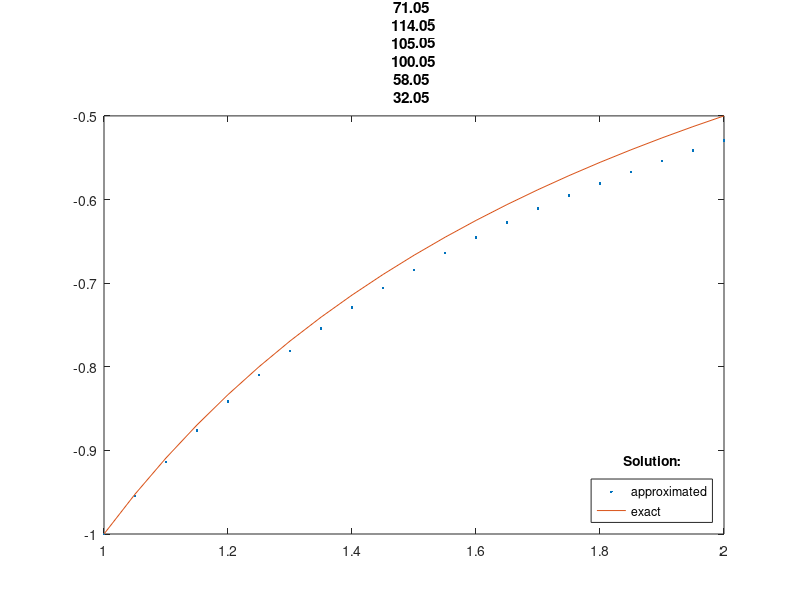

This figure's MATLAB source: (Note: this script raises an error after producing the figure.)
clear all;

%data init

interval_start = 1;
interval_end = 2;
t_start = 1;
y_start = -1;
error = [];
target_points = [1.04, 1.55, 1.97];
linear_error = zeros(1,3);
interpolated_value = zeros(1,3);
h1= 0.05;
desired_accuracy = 0.001;


%function init

f = @(t,y) 1/t^2-y/t-y^2;
exact_f =  @(t) -1/t;

%method choice 'explicit', 'implicit'

method = 'implicit';

%solving start


n =  abs(interval_start - interval_end) / h1; %number of samples calculation
t = linspace(interval_start, interval_end, n + 1); %time vector init

    exact_f_t = zeros(1, round(n)); %place for approximated function
for i = 1:n+1
     exact_f_t(i) = exact_f(t(i)); %vector of exact solutions in time
end

switch method
    case'explicit'
            approx_f = [];
            approx_f(1) = y_start;
            for k = 1:n
                estimated = approx_f(k) + h1*f(t(k), approx_f(k));
                approx_f = [approx_f, estimated];
            end
    case'implicit'
    approx_f = [];
            approx_f(1) = y_start;
            for k = 1:n
                a2 = (h1*(t(k+1))^2);
                a1 = (t(k+1))^2+h1*t(k+1);
                a0 = (-approx_f(k)*(t(k+1))^2-h1);
                estimated = (-a1+sqrt(a1^2-4*a2*a0))/(2*a2);
                approx_f = [approx_f, estimated];
            end
   
       end


%plotting figure

figure(1);
plot(t, approx_f, '.', t ,exact_f_t, '-');
title("Grid: " + h1);
lgd = legend("approximated", "exact","location",'southeast' );
title(lgd, "Solution:");
xlim([1, 2]);

%error calculation
temp_e = max(abs(exact_f_t-approx_f), [], "all");
error = [error , temp_e ]; %adding maximum error for the particular n point case

fprintf(1, "For n: %f" , n)
fprintf(1, " maximum error is : %f \n", temp_e)


%second part (b) linear interpolation

    for i = 1:length(target_points)
        for j = 1:length(t)-1
            if t(j) <= target_points(i) && target_points(i) <= t(j+1) %check if the point is between our discrete points
                interpolated_value(i) = lin_int(t(j),approx_f(j),t(j+1),approx_f(j+1), target_points(i));
                linear_error(i) = abs((-1./target_points(i))-interpolated_value(i));
                break
            end
        end
    end

fprintf(1, "Errors due to linear interpolation: %f %f %f \n" , linear_error)

% grid width for desired accuracy
aqquired_error = inf;
h2= 1;
while aqquired_error > desired_accuracy
    h2 = h2 / 2;
    n = abs(interval_start - interval_end)/h2;
t2 = linspace(interval_start, interval_end, n+1);

exact_f_t = zeros(1, round(n));
 for k = 1:n+1
 exact_f_t(k) = exact_f(t2(k));
    end

    switch method
        case'explicit'
                approx_f = [];
                approx_f(1) = y_start;
                for k = 1:n
                    estimated = approx_f(k) + h2*f(t2(k), approx_f(k));
                    approx_f = [approx_f, estimated];
                end
        case'implicit'
        approx_f = [];
                approx_f(1) = y_start;
                for k = 1:n
                    a2 = (h2*(t2(k+1))^2);
                    a1 = (t2(k+1))^2+h2*t2(k+1);
                    a0 = (-approx_f(k)*(t2(k+1))^2-h2);
                    estimated = (-a1+sqrt(a1^2-4*a2*a0))/(2*a2);
                    approx_f = [approx_f, estimated];
                end
    end
    aqquired_error = max(abs(approx_f - exact_f_t)); 
end

fprintf(1, "To get accuracy: %f gird needs to be set: %f and the maximum error is: %f \n", desired_accuracy, h2, aqquired_error)
figure(2);
plot(t2, approx_f, '.', t2 ,exact_f_t, '-');
title("Desired accuracy: " + desired_accuracy);
subtitle("Grid: " + h2);
lgd = legend("approximated", "exact","location",'southeast' );
title(lgd, "Solution:");
xlim([1, 2]);

    %function definition

function value = lin_int(x0,y0,x1,y1,x)
delta = (y1-y0)*(x-x0)/(x1-x0);
value = y0 +delta;
end